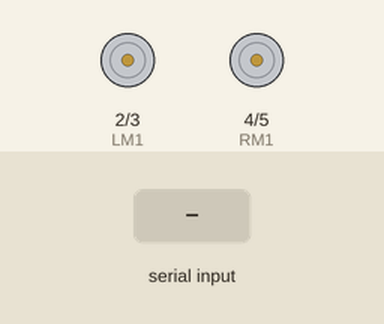
Bench run of a sketch on a simulated Arduino Uno, built with avr-gcc and run on an emulated ATmega328P. On the bench: motor-driver pin pairs drawn as motors (green arrow = first pin HIGH = forward, orange = second pin HIGH = backward, longer = more drive, scaled by the enable pin). The test bench sets the inputs (shaded band).

Above: at 1.2 s.
1.3 s: "F\n" received over Serial
At 2.1 s:
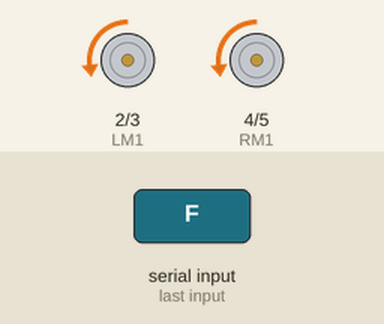
2.8 s: "B\n" received over Serial
At 3.3 s:
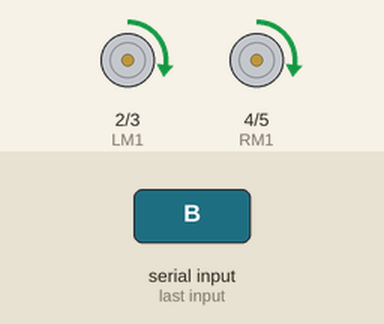
4.3 s: "R\n" received over Serial
At 5.5 s:
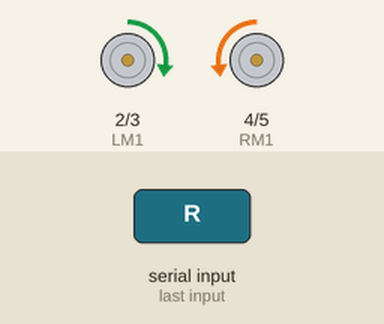
5.8 s: "L\n" received over Serial
At 6.8 s:
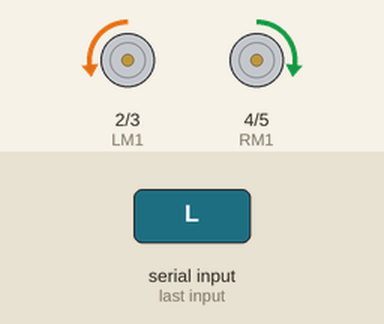
7.3 s: "S\n" received over Serial
At 7.9 s:
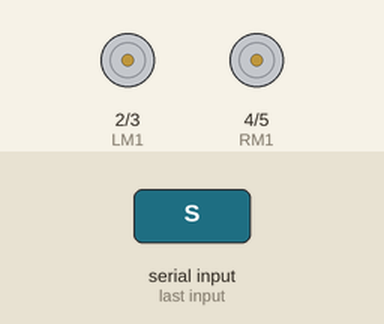
Timing chart, 0 to 9.8 s (numbered marks = the images above; inputs shaded):
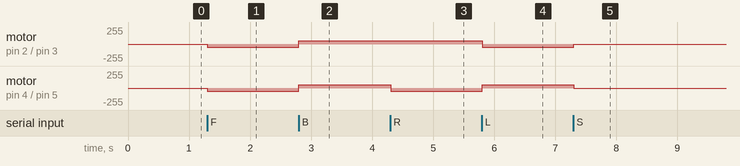

Measured:
- after the input at 1.3 s, motor on pin 2 (LM1) / pin 3 (LM2), motor on pin 4 (RM1) / pin 5 (RM2): stopped → backward 50/255 at once
- after the input at 2.8 s, motor on pin 2 (LM1) / pin 3 (LM2), motor on pin 4 (RM1) / pin 5 (RM2): backward 50/255 → forward 50/255 at once
- after the input at 4.3 s, motor on pin 4 (RM1) / pin 5 (RM2): forward 50/255 → backward 50/255 at once
- after the input at 5.8 s, motor on pin 2 (LM1) / pin 3 (LM2): forward 50/255 → backward 50/255 at once; motor on pin 4 (RM1) / pin 5 (RM2): backward 50/255 → forward 50/255 at once
- after the input at 7.3 s, motor on pin 2 (LM1) / pin 3 (LM2): backward 50/255 → stopped at once; motor on pin 4 (RM1) / pin 5 (RM2): forward 50/255 → stopped at once

The sketch:

jetson_serial_motor.ino
```cpp
int LM1 = 2; //Left Motor
int LM2 = 3;
int RM1 = 4; //Right Motor
int RM2 = 5;

int Left_Speed = 9; //EnA
int Right_Speed = 10; ////EnB

void SetSpeed(int Speed)
{
  analogWrite(Left_Speed, Speed);
  analogWrite(Right_Speed, Speed);
}

void Stop()
{
  digitalWrite(LM1, LOW);
  digitalWrite(LM2, LOW);
  digitalWrite(RM1, LOW);
  digitalWrite(RM2, LOW);
}
void  Forward()
{
  digitalWrite(LM1, LOW);
  digitalWrite(LM2, HIGH);
  digitalWrite(RM1, LOW);
  digitalWrite(RM2, HIGH);
}
void  Backward()
{
  digitalWrite(LM1, HIGH);
  digitalWrite(LM2, LOW);
  digitalWrite(RM1, HIGH);
  digitalWrite(RM2, LOW);
}
void  SpotRight()
{
  digitalWrite(LM1, HIGH);
  digitalWrite(LM2, LOW);
  digitalWrite(RM1, LOW);
  digitalWrite(RM2, HIGH);
}
void  SpotLeft()
{
  digitalWrite(LM1, LOW);
  digitalWrite(LM2, HIGH);
  digitalWrite(RM1, HIGH);
  digitalWrite(RM2, LOW);
}

void setup()
{
  // start serial port at 9600 bps:
  Serial.begin(9600);
  // initialize digital Motor pins for control inputs & Enable pins for setting the speed.
  pinMode(LM1, OUTPUT); //Left 1
  pinMode(LM2, OUTPUT); //Left 2
  pinMode(RM1, OUTPUT); //Right 1
  pinMode(RM2, OUTPUT); //Right 2
  pinMode(Left_Speed, OUTPUT); //Enable A
  pinMode(Right_Speed, OUTPUT); //Enable B
  while (!Serial) {
    ; // wait for the serial port to connect.
  }
}

void loop()
{
  char buffer[16];
  // if we get a command, turn the motor in specific direction
  if (Serial.available() > 0) {
    int size = Serial.readBytesUntil('\n', buffer, 12);
    if (buffer[0] == 'F') {
      Forward();
      SetSpeed(50);
    }
    if (buffer[0] == 'B') {
      Backward();
      SetSpeed(50);
    }
    if (buffer[0] == 'R') {
      SpotRight();
      SetSpeed(50);
    }
    if (buffer[0] == 'L') {
      SpotLeft();
      SetSpeed(50);
    }
    if (buffer[0] == 'S') {
      Stop();
      SetSpeed(50);
    }
  }
}
```
